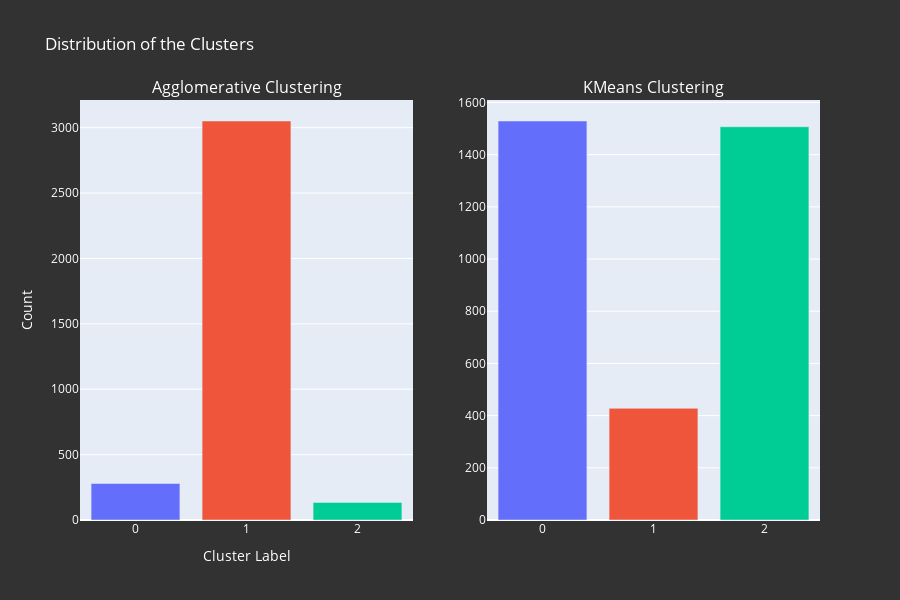

Notebook code for this chart:
### Code cell
aggro_counts = data_with_feature_eng["Clusters_aggro"].value_counts().sort_index()
kmeans_counts = data_with_feature_eng["Clusters_kmeans"].value_counts().sort_index()


cluster_colors = ['#636EFA', '#EF553B', '#00CC96', '#AB63FA', '#FFA15A']  


fig = make_subplots(rows=1, cols=2, subplot_titles=("Agglomerative Clustering", "KMeans Clustering"))

# Agglomerative Clustering bar chart
fig.add_trace(
    go.Bar(
        x=aggro_counts.index,
        y=aggro_counts.values,
        marker=dict(color=[cluster_colors[i % len(cluster_colors)] for i in aggro_counts.index]),
        name="Agglomerative"
    ),
    row=1, col=1
)

# KMeans Clustering bar chart
fig.add_trace(
    go.Bar(
        x=kmeans_counts.index,
        y=kmeans_counts.values,
        marker=dict(color=[cluster_colors[i % len(cluster_colors)] for i in kmeans_counts.index]),
        name="KMeans"
    ),
    row=1, col=2
)


fig.update_layout(
    title="Distribution of the Clusters",
    xaxis_title="Cluster Label",
    yaxis_title="Count",
    showlegend=False,
    paper_bgcolor=background_color,
    font=dict(color=text_color),
    height=600
)

fig.show()

### Figure 1 — Plotly figure (JSON) as saved in the notebook; plotly's stock layout.template omitted (floating-point values rounded to 4 significant figures)
{"data": [{"marker": {"color": ["#636EFA", "#EF553B", "#00CC96"]}, "name": "Agglomerative", "type": "bar", "x": [0, 1, 2], "xaxis": "x", "y": [279, 3051, 134], "yaxis": "y"}, {"marker": {"color": ["#636EFA", "#EF553B", "#00CC96"]}, "name": "KMeans", "type": "bar", "x": [0, 1, 2], "xaxis": "x2", "y": [1529, 428, 1507], "yaxis": "y2"}], "layout": {"annotations": [{"font": {"size": 16}, "showarrow": false, "text": "Agglomerative Clustering", "x": 0.225, "xanchor": "center", "xref": "paper", "y": 1, "yanchor": "bottom", "yref": "paper"}, {"font": {"size": 16}, "showarrow": false, "text": "KMeans Clustering", "x": 0.775, "xanchor": "center", "xref": "paper", "y": 1, "yanchor": "bottom", "yref": "paper"}], "font": {"color": "white"}, "height": 600, "paper_bgcolor": "rgba(50, 50, 50, 1)", "showlegend": false, "title": {"text": "Distribution of the Clusters"}, "xaxis": {"anchor": "y", "domain": [0, 0.45], "title": {"text": "Cluster Label"}}, "xaxis2": {"anchor": "y2", "domain": [0.55, 1]}, "yaxis": {"anchor": "x", "domain": [0, 1], "title": {"text": "Count"}}, "yaxis2": {"anchor": "x2", "domain": [0, 1]}}}
